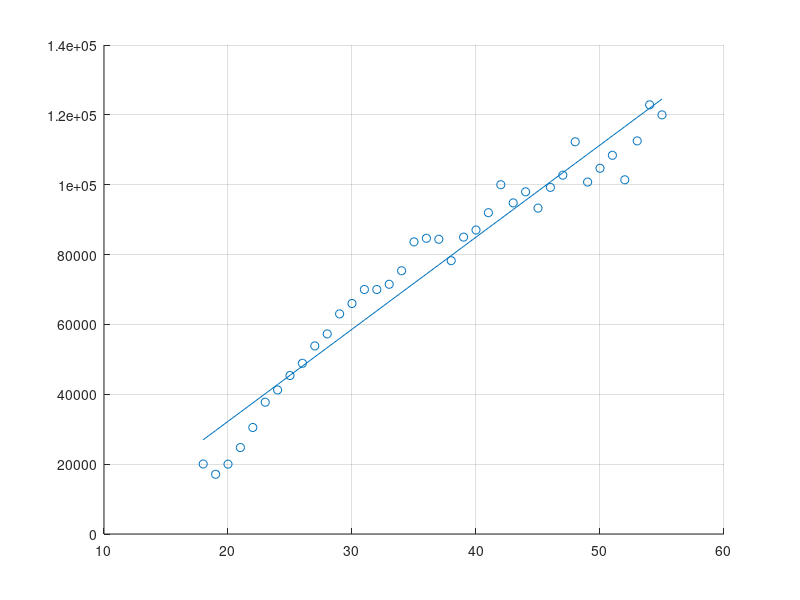

This figure's MATLAB source:
clc;
clear all;
close all;
%Ages of developer between 18 to 55
x = [18, 19, 20, 21, 22, 23, 24, 25, 26, 27, 28, 29, 30, 31, 32, 33, 34, 35, 36, 37, 38, 39, 40, 41, 42, 43, 44, 45, 46, 47, 48, 49, 50, 51, 52, 53, 54, 55]
%Python Developer Salary by age
y = [20046, 17100, 20000, 24744, 30500, 37732, 41247, 45372, 48876, 53850, 57287, 63016, 65998, 70003, 70000, 71496, 75370, 83640, 84666, 84392, 78254, 85000, 87038, 91991, 100000, 94796, 97962, 93302, 99240, 102736, 112285, 100771, 104708, 108423, 101407, 112542, 122870, 120000]
 

n = 38;
 
scatter(x,y);
grid on;
%plot(x,y)
hold on;
 
%linear Regression Alogithm
sumx = 0;
sumy = 0;
sumxy = 0;
sumx2 = 0;
st = 0;
sr = 0;
for i = 1:n
    sumx = sumx+x(i);
    sumy = sumy+y(i);
    sumxy = sumxy + x(i) * y(i);
    sumx2 = sumx2 + x(i) * x(i);
end;
xm = sumx/n
ym = sumy/n;
 
a1 = (n*sumxy - sumx*sumy) / (n*sumx2 - sumx*sumx);
a0 = ym - a1*xm;
fprintf('the equation is: y = %.5f + %.5f x\n',a1,a0);
 
 
%Error Analysis of the linear fit:
 
fprintf('computations for an error analysis of the linear fit: \n');
fprintf('x\t y \t \t \t st \t \t \t sr \n');
 
for i  = 1:n
    st0 = (y(i) - ym)^2;
    sr0 = (y(i) - a1*x(i) - a0)^2;
    
    st = st+st0;
    sr = sr+sr0;
    fprintf('%d \t %.5f \t %.5f \t %.5f \n',x(i),y(i),st0,sr0);
end;
fprintf('--------------------------------------\n');
fprintf('%d \t %.5f \t %.5f \t %.5f \n',sumx,sumy,st,sr);

res_error = (ym - a0 - a1*xm)^2
syx = (sr/(n-2))^(0.5);
r2 = (st - sr)/st;

fprintf('sy/x = %.5f & r2 = %.5f & Res_error = %.5f',syx,r2,res_error);
 
%plotting the result
yr = a0 +a1.*x;
plot(x,yr);
